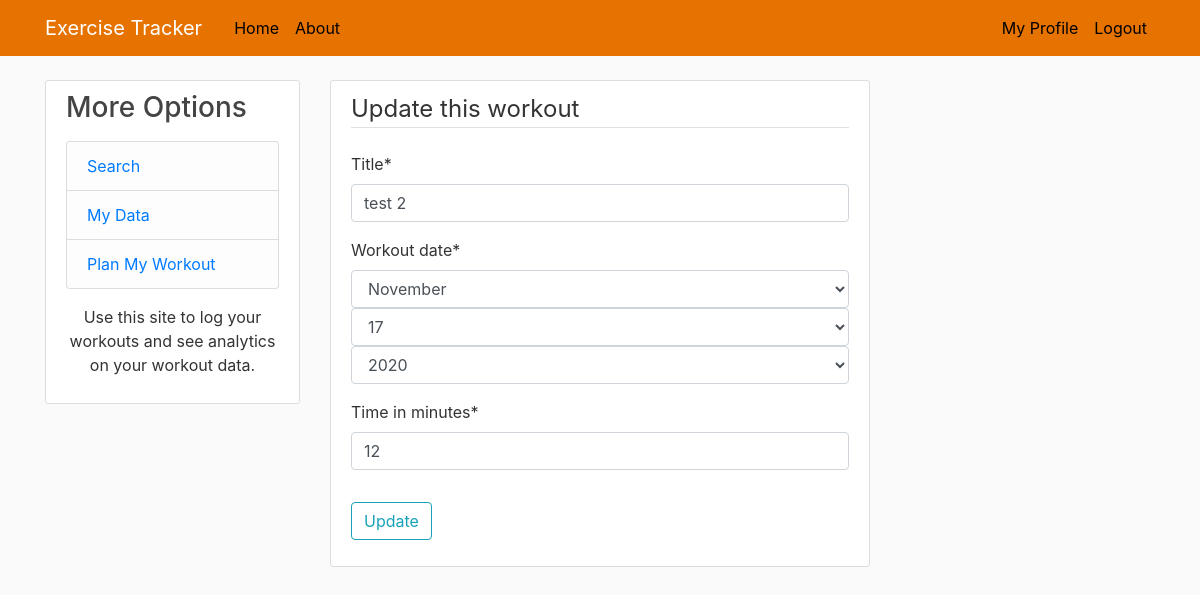
/details/44/edit/ (signed in), run on an earlier commit of the app's database.
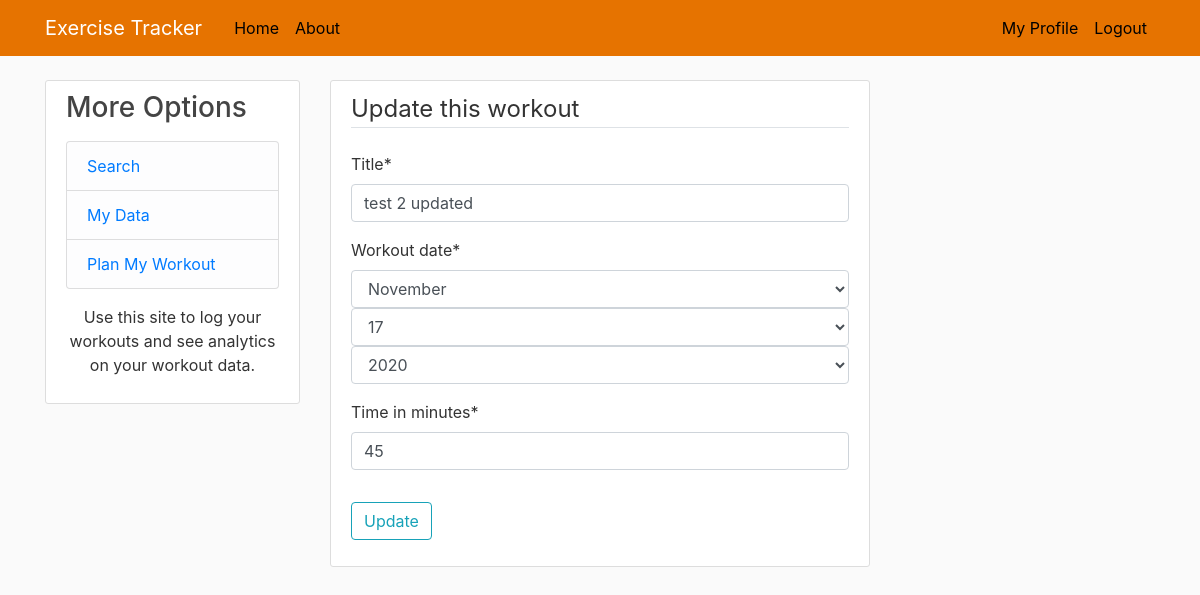
And on a later commit of the database.
### tracker/models.py (models this page shows)
class Workout(models.Model):
	title = models.CharField(max_length=100)
	time_in_minutes = models.IntegerField(default = 0)
	workout_date = models.DateTimeField(default=timezone.now())
	author = models.ForeignKey(User, on_delete=models.CASCADE)

### tracker/views.py (the view, shortened to what this page needs)
# urls.py: path('details/<int:id>/edit/', views.edit_workout, name='workout-edit'),
@login_required
def edit_workout(request, id=None):
	auth_id = int(request.session['_auth_user_id'])
	workout = Workout.objects.filter(id=id).values().first()
	if auth_id != workout['author_id']:
		return render(request, 'tracker/access_denied.html')
	context = {
		'form': WorkoutCreateForm(workout)
	}
	return render(request, 'tracker/workout_edit.html', context)

### tracker/forms.py
class WorkoutCreateForm(ModelForm):
	title = forms.CharField(max_length=100)
	workout_date = forms.DateTimeField(
		widget=forms.SelectDateWidget(),
	)
	time_in_minutes = forms.IntegerField()
	class Meta:
		model = Workout
		fields = ['title', 'workout_date', 'time_in_minutes']

### tracker/templates/tracker/workout_edit.html (shortened to what this page needs)
{% extends "tracker/base.html" %}
{% load crispy_forms_tags %}
{% block content %}
	<div class="content-section">
		<form method="POST">
			<fieldset class="form-group">
				<legend class="border-bottom mb-4">Update this workout</legend>
				{{ form|crispy }}
			</fieldset>
			<div class="form-group">
				<button class="btn btn-outline-info" type="submit">Update</button>
			</div>
		</form>
	</div>
{% endblock content %}

What changed in the data, as far as the page shows it:
changed Workout: title "test 2" → "test 2 updated"; time_in_minutes "12" → "45"
